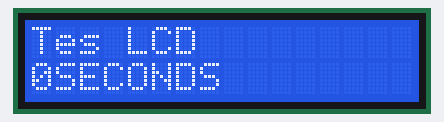
Recording of a sketch running on a simulated Arduino Uno, built with avr-gcc and run on an emulated ATmega328P. Parts: 16×2 character LCD.

Above: at 0.1 s.
At 2.1 s:
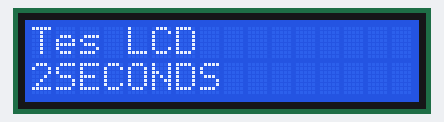
At 7.1 s:
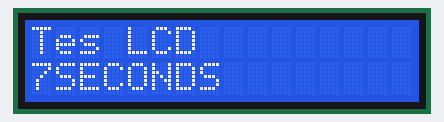
At 12.1 s:
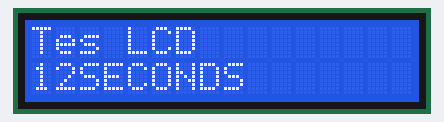
At 18.1 s:
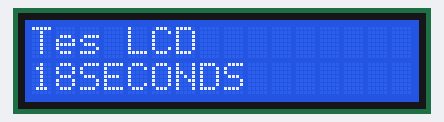
At 37.1 s:
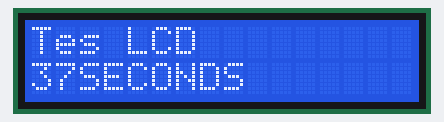

The sketch:

lcd.ino
```cpp
// #include < Wire .h>
#include <LiquidCrystal_I2C.h>


LiquidCrystal_I2C lcd (0x27, 16,2);  //pengalamatan 16 digit 2 baris

void  setup () {
  lcd. init ();
  lcd. backlight ();
  lcd. print ( "Tes LCD" );
}

void  loop () {

  lcd. setCursor (0, 1);//posisi kolom 0, row 1
  lcd. print ( millis () / 1000);
  lcd. print ( "SECONDS" );
  delay (100);
}
```

Measured:
- what the display in image 1 shows lasts 1.1 s, from 2.0 s to 3.1 s
